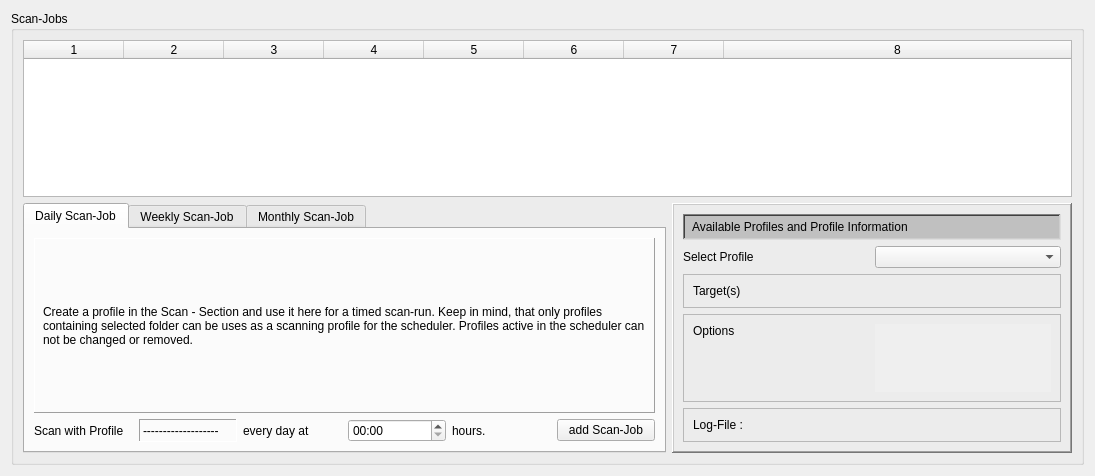
<?xml version="1.0" encoding="UTF-8"?>
<ui version="4.0">
 <class>scheduler</class>
 <widget class="QWidget" name="scheduler">
  <property name="geometry">
   <rect>
    <x>0</x>
    <y>0</y>
    <width>1095</width>
    <height>476</height>
   </rect>
  </property>
  <property name="windowTitle">
   <string>Form</string>
  </property>
  <layout class="QGridLayout" name="gridLayout">
   <item row="0" column="0">
    <widget class="QGroupBox" name="groupBox">
     <property name="title">
      <string>Scan-Jobs</string>
     </property>
     <layout class="QGridLayout" name="gridLayout_2">
      <item row="1" column="0">
       <widget class="QTabWidget" name="tabWidget">
        <property name="tabPosition">
         <enum>QTabWidget::North</enum>
        </property>
        <property name="tabShape">
         <enum>QTabWidget::Rounded</enum>
        </property>
        <property name="currentIndex">
         <number>0</number>
        </property>
        <property name="iconSize">
         <size>
          <width>22</width>
          <height>22</height>
         </size>
        </property>
        <property name="elideMode">
         <enum>Qt::ElideRight</enum>
        </property>
        <widget class="QWidget" name="dailyTab">
         <attribute name="icon">
          <iconset resource="../resources.qrc">
           <normaloff>:/icons/icons/daily.png</normaloff>:/icons/icons/daily.png</iconset>
         </attribute>
         <attribute name="title">
          <string>Daily Scan-Job</string>
         </attribute>
         <layout class="QGridLayout" name="gridLayout_3">
          <item row="1" column="0">
           <widget class="QLabel" name="dailyScanWithLabel">
            <property name="text">
             <string>Scan with Profile</string>
            </property>
           </widget>
          </item>
          <item row="1" column="1">
           <widget class="QLabel" name="dailyProfileLabel">
            <property name="frameShape">
             <enum>QFrame::Panel</enum>
            </property>
            <property name="frameShadow">
             <enum>QFrame::Sunken</enum>
            </property>
            <property name="text">
             <string>-------------------</string>
            </property>
           </widget>
          </item>
          <item row="1" column="2">
           <widget class="QLabel" name="dailyAtLabel">
            <property name="text">
             <string>every day at</string>
            </property>
           </widget>
          </item>
          <item row="1" column="3">
           <widget class="QTimeEdit" name="dailyTimeEdit">
            <property name="displayFormat">
             <string>hh:mm</string>
            </property>
           </widget>
          </item>
          <item row="1" column="4">
           <widget class="QLabel" name="dailyAClockLabel">
            <property name="text">
             <string>hours.</string>
            </property>
           </widget>
          </item>
          <item row="1" column="5">
           <widget class="QPushButton" name="dailyAddScanJobButton">
            <property name="text">
             <string>add Scan-Job</string>
            </property>
            <property name="icon">
             <iconset resource="../resources.qrc">
              <normaloff>:/icons/icons/scheduleAddButton.png</normaloff>:/icons/icons/scheduleAddButton.png</iconset>
            </property>
            <property name="iconSize">
             <size>
              <width>22</width>
              <height>22</height>
             </size>
            </property>
           </widget>
          </item>
          <item row="0" column="0" colspan="6">
           <widget class="QLabel" name="dailyInfoLabel">
            <property name="styleSheet">
             <string notr="true">padding:5px</string>
            </property>
            <property name="frameShape">
             <enum>QFrame::Panel</enum>
            </property>
            <property name="frameShadow">
             <enum>QFrame::Raised</enum>
            </property>
            <property name="text">
             <string>Create a profile in the Scan - Section and use it here for a timed scan-run. Keep in mind, that only profiles containing selected folder can be uses as a scanning profile for the scheduler. Profiles active in the scheduler can not be changed or removed.</string>
            </property>
            <property name="wordWrap">
             <bool>true</bool>
            </property>
           </widget>
          </item>
         </layout>
        </widget>
        <widget class="QWidget" name="weeklyTab">
         <attribute name="icon">
          <iconset resource="../resources.qrc">
           <normaloff>:/icons/icons/weekly.png</normaloff>:/icons/icons/weekly.png</iconset>
         </attribute>
         <attribute name="title">
          <string>Weekly Scan-Job</string>
         </attribute>
         <layout class="QGridLayout" name="gridLayout_4">
          <item row="1" column="0">
           <widget class="QLabel" name="weeklyScanWithLabel">
            <property name="text">
             <string>Scan with Profile</string>
            </property>
           </widget>
          </item>
          <item row="1" column="1">
           <widget class="QLabel" name="weeklyProfileLabel">
            <property name="frameShape">
             <enum>QFrame::Panel</enum>
            </property>
            <property name="frameShadow">
             <enum>QFrame::Sunken</enum>
            </property>
            <property name="text">
             <string>-------------------</string>
            </property>
           </widget>
          </item>
          <item row="1" column="2">
           <widget class="QLabel" name="weeklyEveryLabel">
            <property name="text">
             <string>every</string>
            </property>
           </widget>
          </item>
          <item row="1" column="3">
           <widget class="QComboBox" name="weeklyDayOfWeekComboBox">
            <item>
             <property name="text">
              <string>Monday</string>
             </property>
            </item>
            <item>
             <property name="text">
              <string>Tuesday</string>
             </property>
            </item>
            <item>
             <property name="text">
              <string>Wednesday</string>
             </property>
            </item>
            <item>
             <property name="text">
              <string>Thursdas</string>
             </property>
            </item>
            <item>
             <property name="text">
              <string>Friday</string>
             </property>
            </item>
            <item>
             <property name="text">
              <string>Saturday</string>
             </property>
            </item>
            <item>
             <property name="text">
              <string>Sunday</string>
             </property>
            </item>
           </widget>
          </item>
          <item row="1" column="4">
           <widget class="QLabel" name="weeklyAtLabel">
            <property name="text">
             <string>at</string>
            </property>
           </widget>
          </item>
          <item row="1" column="5">
           <widget class="QTimeEdit" name="weeklyTimeEdit">
            <property name="displayFormat">
             <string>hh:mm</string>
            </property>
           </widget>
          </item>
          <item row="1" column="6">
           <widget class="QLabel" name="weeklyAClockLabel">
            <property name="text">
             <string>hours.</string>
            </property>
           </widget>
          </item>
          <item row="1" column="7">
           <widget class="QPushButton" name="weeklyAddScanJobButton">
            <property name="text">
             <string>add Scan-Job</string>
            </property>
            <property name="icon">
             <iconset resource="../resources.qrc">
              <normaloff>:/icons/icons/scheduleAddButton.png</normaloff>:/icons/icons/scheduleAddButton.png</iconset>
            </property>
            <property name="iconSize">
             <size>
              <width>22</width>
              <height>22</height>
             </size>
            </property>
           </widget>
          </item>
          <item row="0" column="0" colspan="8">
           <widget class="QLabel" name="weeklyInfoLabel">
            <property name="styleSheet">
             <string notr="true">padding:5px</string>
            </property>
            <property name="frameShape">
             <enum>QFrame::Panel</enum>
            </property>
            <property name="frameShadow">
             <enum>QFrame::Raised</enum>
            </property>
            <property name="text">
             <string>Create a profile in the Scan - Section and use it here for a timed scan-run. Keep in mind, that only profiles containing selected folder can be uses as a scanning profile for the scheduler. Profiles active in the scheduler can not be changed or removed.</string>
            </property>
            <property name="wordWrap">
             <bool>true</bool>
            </property>
           </widget>
          </item>
         </layout>
        </widget>
        <widget class="QWidget" name="monthlyTab">
         <attribute name="icon">
          <iconset resource="../resources.qrc">
           <normaloff>:/icons/icons/monthly.png</normaloff>:/icons/icons/monthly.png</iconset>
         </attribute>
         <attribute name="title">
          <string>Monthly Scan-Job</string>
         </attribute>
         <layout class="QGridLayout" name="gridLayout_5">
          <item row="1" column="0">
           <widget class="QLabel" name="monthlyScanWithLabel">
            <property name="text">
             <string>Scan with Profile</string>
            </property>
           </widget>
          </item>
          <item row="1" column="1">
           <widget class="QLabel" name="monthlyProfileLable">
            <property name="frameShape">
             <enum>QFrame::Panel</enum>
            </property>
            <property name="frameShadow">
             <enum>QFrame::Sunken</enum>
            </property>
            <property name="text">
             <string>-------------------</string>
            </property>
           </widget>
          </item>
          <item row="1" column="2">
           <widget class="QLabel" name="monthlyEveryLabel">
            <property name="text">
             <string>at the</string>
            </property>
           </widget>
          </item>
          <item row="1" column="3">
           <widget class="QSpinBox" name="monthlyDaySpinBox">
            <property name="minimum">
             <number>1</number>
            </property>
            <property name="maximum">
             <number>28</number>
            </property>
           </widget>
          </item>
          <item row="1" column="4">
           <widget class="QLabel" name="monthlyAtLabel">
            <property name="text">
             <string>day at</string>
            </property>
           </widget>
          </item>
          <item row="1" column="5">
           <widget class="QTimeEdit" name="monthlyTimeEdit">
            <property name="displayFormat">
             <string>hh:mm</string>
            </property>
           </widget>
          </item>
          <item row="1" column="6">
           <widget class="QLabel" name="monthlyAClockLabel">
            <property name="text">
             <string>hours.</string>
            </property>
           </widget>
          </item>
          <item row="1" column="7">
           <widget class="QPushButton" name="monthlyAddScanJobButton">
            <property name="text">
             <string>add Scan-Job</string>
            </property>
            <property name="icon">
             <iconset resource="../resources.qrc">
              <normaloff>:/icons/icons/scheduleAddButton.png</normaloff>:/icons/icons/scheduleAddButton.png</iconset>
            </property>
            <property name="iconSize">
             <size>
              <width>22</width>
              <height>22</height>
             </size>
            </property>
           </widget>
          </item>
          <item row="0" column="0" colspan="8">
           <widget class="QLabel" name="monthlyInfoLabel">
            <property name="styleSheet">
             <string notr="true">padding:5px</string>
            </property>
            <property name="frameShape">
             <enum>QFrame::Panel</enum>
            </property>
            <property name="frameShadow">
             <enum>QFrame::Raised</enum>
            </property>
            <property name="text">
             <string>Create a profile in the Scan - Section and use it here for a timed scan-run. Keep in mind, that only profiles containing selected folder can be uses as a scanning profile for the scheduler. Profiles active in the scheduler can not be changed or removed.</string>
            </property>
            <property name="wordWrap">
             <bool>true</bool>
            </property>
           </widget>
          </item>
         </layout>
        </widget>
       </widget>
      </item>
      <item row="0" column="0" colspan="2">
       <widget class="QTableWidget" name="scanJobTableWidget">
        <property name="editTriggers">
         <set>QAbstractItemView::NoEditTriggers</set>
        </property>
        <property name="showDropIndicator" stdset="0">
         <bool>false</bool>
        </property>
        <property name="wordWrap">
         <bool>false</bool>
        </property>
        <property name="columnCount">
         <number>8</number>
        </property>
        <attribute name="horizontalHeaderCascadingSectionResizes">
         <bool>true</bool>
        </attribute>
        <attribute name="horizontalHeaderShowSortIndicator" stdset="0">
         <bool>true</bool>
        </attribute>
        <attribute name="horizontalHeaderStretchLastSection">
         <bool>true</bool>
        </attribute>
        <attribute name="verticalHeaderVisible">
         <bool>false</bool>
        </attribute>
        <attribute name="verticalHeaderStretchLastSection">
         <bool>false</bool>
        </attribute>
        <column/>
        <column/>
        <column/>
        <column/>
        <column/>
        <column/>
        <column/>
        <column/>
       </widget>
      </item>
      <item row="1" column="1">
       <widget class="QFrame" name="profileInfoFrame">
        <property name="minimumSize">
         <size>
          <width>400</width>
          <height>0</height>
         </size>
        </property>
        <property name="frameShape">
         <enum>QFrame::WinPanel</enum>
        </property>
        <property name="frameShadow">
         <enum>QFrame::Raised</enum>
        </property>
        <layout class="QGridLayout" name="gridLayout_8">
         <item row="0" column="0">
          <widget class="QLabel" name="profileInfoHeaderLabel">
           <property name="styleSheet">
            <string notr="true">padding:5px;background:#c0c0c0</string>
           </property>
           <property name="frameShape">
            <enum>QFrame::WinPanel</enum>
           </property>
           <property name="frameShadow">
            <enum>QFrame::Sunken</enum>
           </property>
           <property name="text">
            <string>Available Profiles and Profile Information</string>
           </property>
          </widget>
         </item>
         <item row="1" column="0">
          <layout class="QHBoxLayout" name="horizontalLayout">
           <item>
            <widget class="QLabel" name="profileLabel">
             <property name="text">
              <string>Select Profile</string>
             </property>
            </widget>
           </item>
           <item>
            <widget class="QComboBox" name="profileComboBox"/>
           </item>
          </layout>
         </item>
         <item row="2" column="0">
          <widget class="QFrame" name="frame">
           <property name="frameShape">
            <enum>QFrame::StyledPanel</enum>
           </property>
           <property name="frameShadow">
            <enum>QFrame::Raised</enum>
           </property>
           <layout class="QHBoxLayout" name="horizontalLayout_4">
            <item>
             <layout class="QHBoxLayout" name="horizontalLayout_2">
              <item>
               <widget class="QLabel" name="targetLabel">
                <property name="text">
                 <string>Target(s)</string>
                </property>
                <property name="alignment">
                 <set>Qt::AlignLeading|Qt::AlignLeft|Qt::AlignTop</set>
                </property>
               </widget>
              </item>
              <item>
               <widget class="QLabel" name="targetInfoLabel">
                <property name="styleSheet">
                 <string notr="true"/>
                </property>
                <property name="frameShape">
                 <enum>QFrame::NoFrame</enum>
                </property>
                <property name="frameShadow">
                 <enum>QFrame::Plain</enum>
                </property>
                <property name="text">
                 <string/>
                </property>
                <property name="scaledContents">
                 <bool>true</bool>
                </property>
                <property name="alignment">
                 <set>Qt::AlignLeading|Qt::AlignLeft|Qt::AlignTop</set>
                </property>
                <property name="wordWrap">
                 <bool>true</bool>
                </property>
               </widget>
              </item>
             </layout>
            </item>
           </layout>
          </widget>
         </item>
         <item row="3" column="0">
          <widget class="QFrame" name="frame_2">
           <property name="frameShape">
            <enum>QFrame::StyledPanel</enum>
           </property>
           <property name="frameShadow">
            <enum>QFrame::Raised</enum>
           </property>
           <layout class="QGridLayout" name="gridLayout_6">
            <item row="0" column="0">
             <layout class="QHBoxLayout" name="horizontalLayout_3">
              <item>
               <widget class="QLabel" name="optionsLabel">
                <property name="text">
                 <string>Options</string>
                </property>
                <property name="alignment">
                 <set>Qt::AlignLeading|Qt::AlignLeft|Qt::AlignTop</set>
                </property>
               </widget>
              </item>
             </layout>
            </item>
            <item row="0" column="1">
             <widget class="QScrollArea" name="scrollArea">
              <property name="sizePolicy">
               <sizepolicy hsizetype="Minimum" vsizetype="Expanding">
                <horstretch>0</horstretch>
                <verstretch>0</verstretch>
               </sizepolicy>
              </property>
              <property name="frameShape">
               <enum>QFrame::NoFrame</enum>
              </property>
              <property name="widgetResizable">
               <bool>true</bool>
              </property>
              <widget class="QWidget" name="scrollAreaWidgetContents">
               <property name="geometry">
                <rect>
                 <x>0</x>
                 <y>0</y>
                 <width>176</width>
                 <height>68</height>
                </rect>
               </property>
               <layout class="QVBoxLayout" name="verticalLayout">
                <item>
                 <widget class="QLabel" name="optionsInfoLabel">
                  <property name="frameShape">
                   <enum>QFrame::NoFrame</enum>
                  </property>
                  <property name="frameShadow">
                   <enum>QFrame::Plain</enum>
                  </property>
                  <property name="text">
                   <string/>
                  </property>
                  <property name="scaledContents">
                   <bool>true</bool>
                  </property>
                  <property name="alignment">
                   <set>Qt::AlignLeading|Qt::AlignLeft|Qt::AlignTop</set>
                  </property>
                  <property name="wordWrap">
                   <bool>true</bool>
                  </property>
                 </widget>
                </item>
               </layout>
              </widget>
             </widget>
            </item>
           </layout>
          </widget>
         </item>
         <item row="4" column="0">
          <widget class="QFrame" name="frame_3">
           <property name="frameShape">
            <enum>QFrame::StyledPanel</enum>
           </property>
           <property name="frameShadow">
            <enum>QFrame::Raised</enum>
           </property>
           <layout class="QGridLayout" name="gridLayout_7">
            <item row="0" column="0">
             <widget class="QLabel" name="logFileLabel">
              <property name="text">
               <string>Log-File : </string>
              </property>
             </widget>
            </item>
           </layout>
          </widget>
         </item>
         <item row="5" column="0">
          <spacer name="verticalSpacer">
           <property name="orientation">
            <enum>Qt::Vertical</enum>
           </property>
           <property name="sizeHint" stdset="0">
            <size>
             <width>20</width>
             <height>34</height>
            </size>
           </property>
          </spacer>
         </item>
        </layout>
       </widget>
      </item>
     </layout>
    </widget>
   </item>
  </layout>
 </widget>
 <resources>
  <include location="../resources.qrc"/>
 </resources>
 <connections>
  <connection>
   <sender>monthlyAddScanJobButton</sender>
   <signal>clicked()</signal>
   <receiver>scheduler</receiver>
   <slot>slot_addMonthlyScanJobButtonClicked()</slot>
   <hints>
    <hint type="sourcelabel">
     <x>110</x>
     <y>279</y>
    </hint>
    <hint type="destinationlabel">
     <x>3</x>
     <y>352</y>
    </hint>
   </hints>
  </connection>
  <connection>
   <sender>weeklyAddScanJobButton</sender>
   <signal>clicked()</signal>
   <receiver>scheduler</receiver>
   <slot>slot_addWeeklyScanJobButtonClicked()</slot>
   <hints>
    <hint type="sourcelabel">
     <x>110</x>
     <y>279</y>
    </hint>
    <hint type="destinationlabel">
     <x>7</x>
     <y>347</y>
    </hint>
   </hints>
  </connection>
  <connection>
   <sender>dailyAddScanJobButton</sender>
   <signal>clicked()</signal>
   <receiver>scheduler</receiver>
   <slot>slot_addDailyScanJobButtonClicked()</slot>
   <hints>
    <hint type="sourcelabel">
     <x>517</x>
     <y>389</y>
    </hint>
    <hint type="destinationlabel">
     <x>6</x>
     <y>320</y>
    </hint>
   </hints>
  </connection>
  <connection>
   <sender>profileComboBox</sender>
   <signal>activated(QString)</signal>
   <receiver>scheduler</receiver>
   <slot>slot_profileSelectionChanged()</slot>
   <hints>
    <hint type="sourcelabel">
     <x>1037</x>
     <y>289</y>
    </hint>
    <hint type="destinationlabel">
     <x>1089</x>
     <y>248</y>
    </hint>
   </hints>
  </connection>
 </connections>
 <slots>
  <slot>slot_addMonthlyScanJobButtonClicked()</slot>
  <slot>slot_addDailyScanJobButtonClicked()</slot>
  <slot>slot_addWeeklyScanJobButtonClicked()</slot>
  <slot>slot_profileSelectionChanged()</slot>
 </slots>
</ui>
